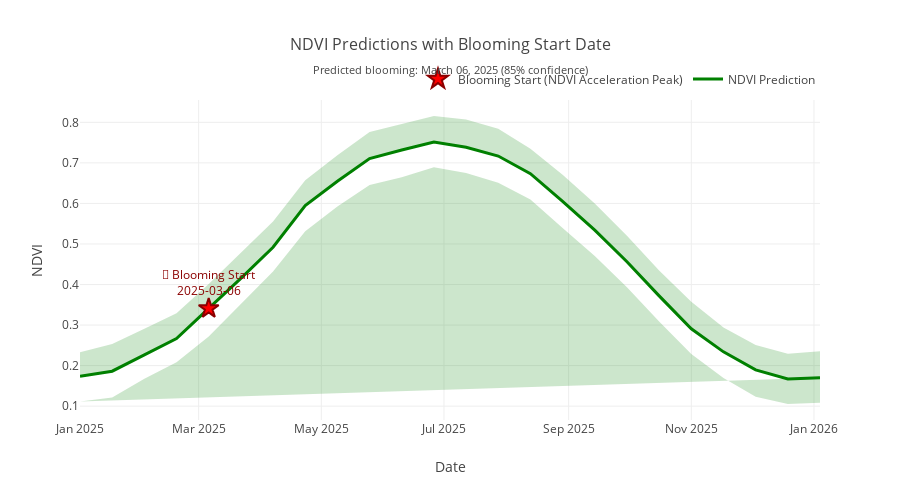

Notebook source saved alongside this figure:
### Code cell
# Create a visualization of blooming predictions
if 'forecast' in globals() and forecast is not None and blooming_start_date is not None:
    import plotly.graph_objects as go
    from plotly.subplots import make_subplots
    
    print("📊 Creating blooming prediction visualization...")
    
    # Prepare data for plotting
    plot_df = forecast[['ds', 'yhat', 'yhat_lower', 'yhat_upper']].copy()
    plot_df['ds'] = pd.to_datetime(plot_df['ds'])
    
    # Create the figure
    fig_blooming = go.Figure()
    
    # Add NDVI prediction line
    fig_blooming.add_trace(go.Scatter(
        x=plot_df['ds'],
        y=plot_df['yhat'],
        mode='lines',
        name='NDVI Prediction',
        line=dict(color='green', width=3)
    ))
    
    # Add uncertainty bands
    fig_blooming.add_trace(go.Scatter(
        x=plot_df['ds'].tolist() + plot_df['ds'].tolist()[::-1],
        y=plot_df['yhat_upper'].tolist() + plot_df['yhat_lower'].tolist()[::-1],
        fill='tonexty',
        fillcolor='rgba(0,128,0,0.2)',
        line=dict(color='rgba(255,255,255,0)'),
        name='Prediction Uncertainty',
        showlegend=False
    ))
    
    # Add blooming date marker
    blooming_ndvi = blooming_predictions[best_method]['ndvi_at_blooming']
    fig_blooming.add_trace(go.Scatter(
        x=[blooming_start_date],
        y=[blooming_ndvi],
        mode='markers+text',
        marker=dict(
            color='red',
            size=15,
            symbol='star',
            line=dict(color='darkred', width=2)
        ),
        text=[f'🌸 Blooming Start<br>{blooming_start_date.strftime("%Y-%m-%d")}'],
        textposition='top center',
        textfont=dict(size=12, color='darkred'),
        name=f'Blooming Start ({blooming_method})'
    ))
    
    # Add NDVI threshold line if applicable
    if best_method == 'ndvi_threshold':
        threshold = blooming_predictions[best_method]['threshold_used']
        fig_blooming.add_hline(
            y=threshold, 
            line_dash="dash", 
            line_color="red",
            annotation_text=f"Blooming Threshold (NDVI ≥ {threshold})",
            annotation_position="bottom right"
        )
    
    # Update layout
    fig_blooming.update_layout(
        title=dict(
            text=f'NDVI Predictions with Blooming Start Date<br>'
                 f'<sub>Predicted blooming: {blooming_start_date.strftime("%B %d, %Y")} '
                 f'({blooming_confidence:.0%} confidence)</sub>',
            font=dict(size=16)
        ),
        xaxis_title='Date',
        yaxis_title='NDVI',
        hovermode='x unified',
        legend=dict(
            orientation="h",
            yanchor="bottom",
            y=1.02,
            xanchor="right",
            x=1
        ),
        height=500,
        showlegend=True
    )
    
    # Show the plot
    fig_blooming.show()
    
    # Print summary statistics
    print(f"\n📈 Blooming Prediction Summary:")
    print(f"   🗓️  Predicted blooming start: {blooming_start_date.strftime('%B %d, %Y')}")
    print(f"   🎯 Method used: {blooming_method}")
    print(f"   📊 Confidence level: {blooming_confidence:.1%}")
    print(f"   🌱 NDVI at blooming: {blooming_ndvi:.3f}")
    
    if blooming_start_date > pd.Timestamp.now():
        days_until = (blooming_start_date - pd.Timestamp.now()).days
        print(f"   ⏳ Days until blooming: {days_until} days")
        
        # Calculate weeks until blooming
        weeks_until = days_until // 7
        remaining_days = days_until % 7
        if weeks_until > 0:
            print(f"   📅 Time until blooming: {weeks_until} weeks and {remaining_days} days")
    else:
        print(f"   ⚠️  Blooming date is in the past or has already occurred")
    
    # Compare all methods
    print(f"\n🔍 Comparison of all methods:")
    for method_key, result in blooming_predictions.items():
        if result['blooming_start_date'] is not None:
            print(f"   • {result['method']}: {result['blooming_start_date'].strftime('%Y-%m-%d')} "
                  f"({result['confidence']:.1%})")
        else:
            print(f"   • {result['method']}: No prediction available")
            
else:
    print("📊 No blooming visualization available - missing forecast data or blooming prediction")

### Figure 1 — Plotly figure (JSON) as saved in the notebook; plotly's stock layout.template omitted (floating-point values rounded to 4 significant figures)
{"data": [{"line": {"color": "green", "width": 3}, "mode": "lines", "name": "NDVI Prediction", "type": "scatter", "x": ["2025-01-01T00:00:00.000000000", "2025-01-17T00:00:00.000000000", "2025-02-02T00:00:00.000000000", "2025-02-18T00:00:00.000000000", "2025-03-06T00:00:00.000000000", "2025-03-22T00:00:00.000000000", "2025-04-07T00:00:00.000000000", "2025-04-23T00:00:00.000000000", "2025-05-09T00:00:00.000000000", "2025-05-25T00:00:00.000000000", "2025-06-10T00:00:00.000000000", "2025-06-26T00:00:00.000000000", "2025-07-12T00:00:00.000000000", "2025-07-28T00:00:00.000000000", "2025-08-13T00:00:00.000000000", "2025-08-29T00:00:00.000000000", "2025-09-14T00:00:00.000000000", "2025-09-30T00:00:00.000000000", "2025-10-16T00:00:00.000000000", "2025-11-01T00:00:00.000000000", "2025-11-17T00:00:00.000000000", "2025-12-03T00:00:00.000000000", "2025-12-19T00:00:00.000000000", "2026-01-04T00:00:00.000000000"], "y": [0.1736, 0.1863, 0.2263, 0.2668, 0.341, 0.4152, 0.492, 0.5947, 0.6545, 0.7107, 0.7318, 0.7515, 0.7386, 0.7169, 0.6735, 0.6053, 0.534, 0.4563, 0.372, 0.2909, 0.234, 0.1895, 0.167, 0.1699]}, {"fill": "tonexty", "fillcolor": "rgba(0,128,0,0.2)", "line": {"color": "rgba(255,255,255,0)"}, "name": "Prediction Uncertainty", "showlegend": false, "type": "scatter", "x": ["2025-01-01T00:00:00", "2025-01-17T00:00:00", "2025-02-02T00:00:00", "2025-02-18T00:00:00", "2025-03-06T00:00:00", "2025-03-22T00:00:00", "2025-04-07T00:00:00", "2025-04-23T00:00:00", "2025-05-09T00:00:00", "2025-05-25T00:00:00", "2025-06-10T00:00:00", "2025-06-26T00:00:00", "2025-07-12T00:00:00", "2025-07-28T00:00:00", "2025-08-13T00:00:00", "2025-08-29T00:00:00", "2025-09-14T00:00:00", "2025-09-30T00:00:00", "2025-10-16T00:00:00", "2025-11-01T00:00:00", "2025-11-17T00:00:00", "2025-12-03T00:00:00", "2025-12-19T00:00:00", "2026-01-04T00:00:00", "2026-01-04T00:00:00", "2025-12-19T00:00:00", "2025-12-03T00:00:00", "2025-11-17T00:00:00", "2025-11-01T00:00:00", "2025-10-16T00:00:00", "2025-09-30T00:00:00", "2025-09-14T00:00:00", "2025-08-29T00:00:00", "2025-08-13T00:00:00", "2025-07-28T00:00:00", "2025-07-12T00:00:00", "2025-06-26T00:00:00", "2025-06-10T00:00:00", "2025-05-25T00:00:00", "2025-05-09T00:00:00", "2025-04-23T00:00:00", "2025-04-07T00:00:00", "2025-03-22T00:00:00", "2025-03-06T00:00:00", "2025-02-18T00:00:00", "2025-02-02T00:00:00", "2025-01-17T00:00:00", "2025-01-01T00:00:00"], "y": [0.2329, 0.2534, 0.2912, 0.329, 0.4016, 0.4792, 0.5557, 0.6574, 0.7187, 0.7763, 0.7957, 0.8156, 0.8073, 0.7841, 0.735, 0.6707, 0.6, 0.5206, 0.4343, 0.3573, 0.2943, 0.2507, 0.2292, 0.2356, 0.1087, 0.1054, 0.1232, 0.1695, 0.2287, 0.3086, 0.3934, 0.4705, 0.5394, 0.6099, 0.651, 0.6748, 0.6891, 0.6645, 0.6455, 0.5926, 0.5314, 0.4323, 0.3519, 0.2719, 0.2085, 0.1679, 0.1212, 0.1116]}, {"marker": {"color": "red", "line": {"color": "darkred", "width": 2}, "size": 15, "symbol": "star"}, "mode": "markers+text", "name": "Blooming Start (NDVI Acceleration Peak)", "text": ["🌸 Blooming Start<br>2025-03-06"], "textfont": {"color": "darkred", "size": 12}, "textposition": "top center", "type": "scatter", "x": ["2025-03-06T00:00:00"], "y": [0.341]}], "layout": {"height": 500, "hovermode": "x unified", "legend": {"orientation": "h", "x": 1, "xanchor": "right", "y": 1.02, "yanchor": "bottom"}, "showlegend": true, "title": {"font": {"size": 16}, "text": "NDVI Predictions with Blooming Start Date<br><sub>Predicted blooming: March 06, 2025 (85% confidence)</sub>"}, "xaxis": {"title": {"text": "Date"}}, "yaxis": {"title": {"text": "NDVI"}}}}
